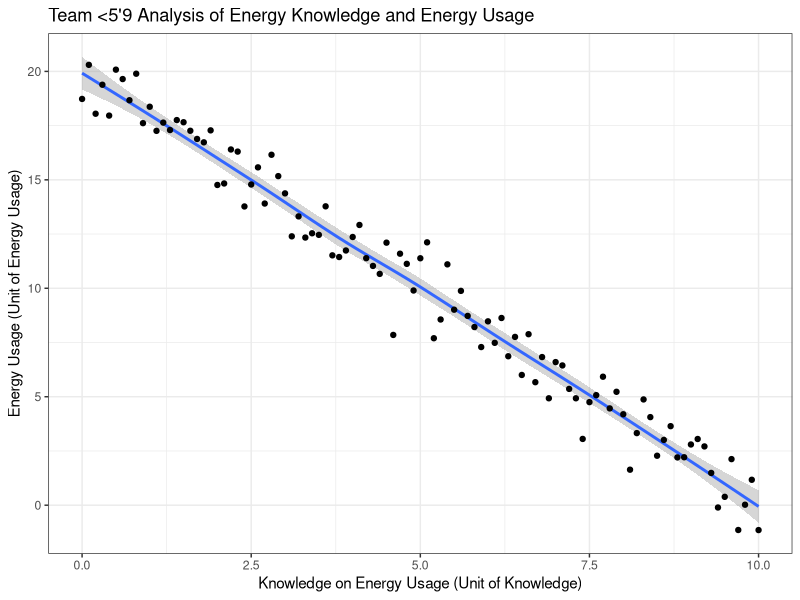
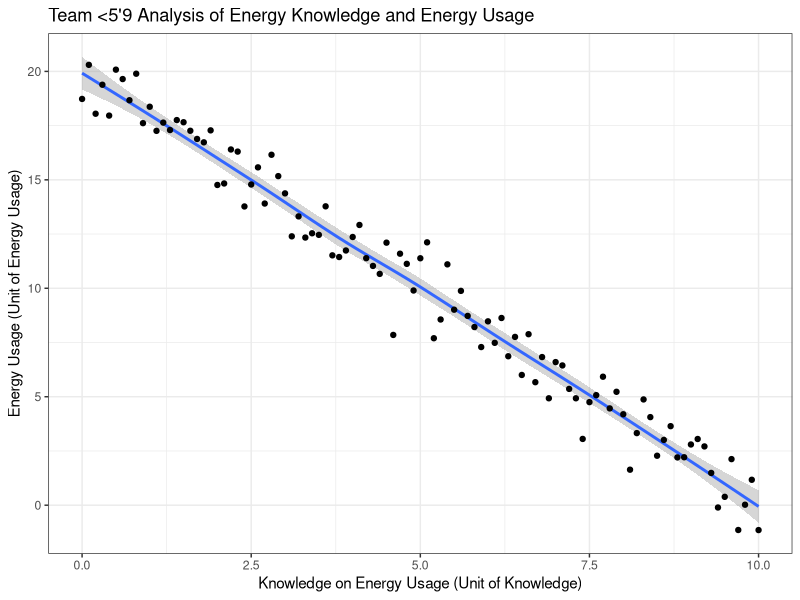

These figures' R source, in order:
library(tidyverse)


xs <- seq(0, 10, by = 0.1)
ys <- seq(20, 0, by = -0.2 )
ys <- ys + rnorm(length(xs), mean = 0, sd = 1)
ds <- cbind(xs, ys)

ggplot(ds, aes(x = xs, y = ys)) + geom_smooth()+ 
geom_point()+
labs(x = "Knowledge on Energy Usage (Unit of Knowledge)",
    y = "Energy Usage (Unit of Energy Usage)",
    title = "Team <5'9 Analysis of Energy Knowledge and Energy Usage")+
    theme_bw()

ggsave("docs/assets/figures/energy_use.png", width = 6, height = 4)
